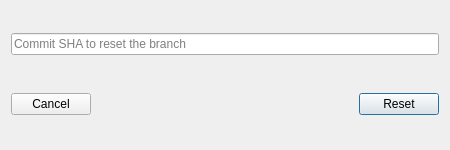
<?xml version="1.0" encoding="UTF-8"?>
<ui version="4.0">
 <class>InputShaDlg</class>
 <widget class="QDialog" name="InputShaDlg">
  <property name="geometry">
   <rect>
    <x>0</x>
    <y>0</y>
    <width>450</width>
    <height>150</height>
   </rect>
  </property>
  <property name="minimumSize">
   <size>
    <width>450</width>
    <height>150</height>
   </size>
  </property>
  <property name="maximumSize">
   <size>
    <width>450</width>
    <height>150</height>
   </size>
  </property>
  <property name="windowTitle">
   <string>Dialog</string>
  </property>
  <layout class="QGridLayout" name="gridLayout">
   <item row="2" column="2">
    <widget class="QPushButton" name="pbAccept">
     <property name="text">
      <string>Reset</string>
     </property>
    </widget>
   </item>
   <item row="0" column="0" colspan="3">
    <widget class="QLineEdit" name="leSha">
     <property name="placeholderText">
      <string>Commit SHA to reset the branch</string>
     </property>
    </widget>
   </item>
   <item row="1" column="0">
    <spacer name="verticalSpacer">
     <property name="orientation">
      <enum>Qt::Vertical</enum>
     </property>
     <property name="sizeType">
      <enum>QSizePolicy::Fixed</enum>
     </property>
     <property name="sizeHint" stdset="0">
      <size>
       <width>10</width>
       <height>10</height>
      </size>
     </property>
    </spacer>
   </item>
   <item row="2" column="1">
    <spacer name="horizontalSpacer">
     <property name="orientation">
      <enum>Qt::Horizontal</enum>
     </property>
     <property name="sizeHint" stdset="0">
      <size>
       <width>207</width>
       <height>20</height>
      </size>
     </property>
    </spacer>
   </item>
   <item row="2" column="0">
    <widget class="QPushButton" name="pbCancel">
     <property name="text">
      <string>Cancel</string>
     </property>
    </widget>
   </item>
  </layout>
 </widget>
 <tabstops>
  <tabstop>leSha</tabstop>
  <tabstop>pbAccept</tabstop>
  <tabstop>pbCancel</tabstop>
 </tabstops>
 <resources/>
 <connections/>
</ui>
